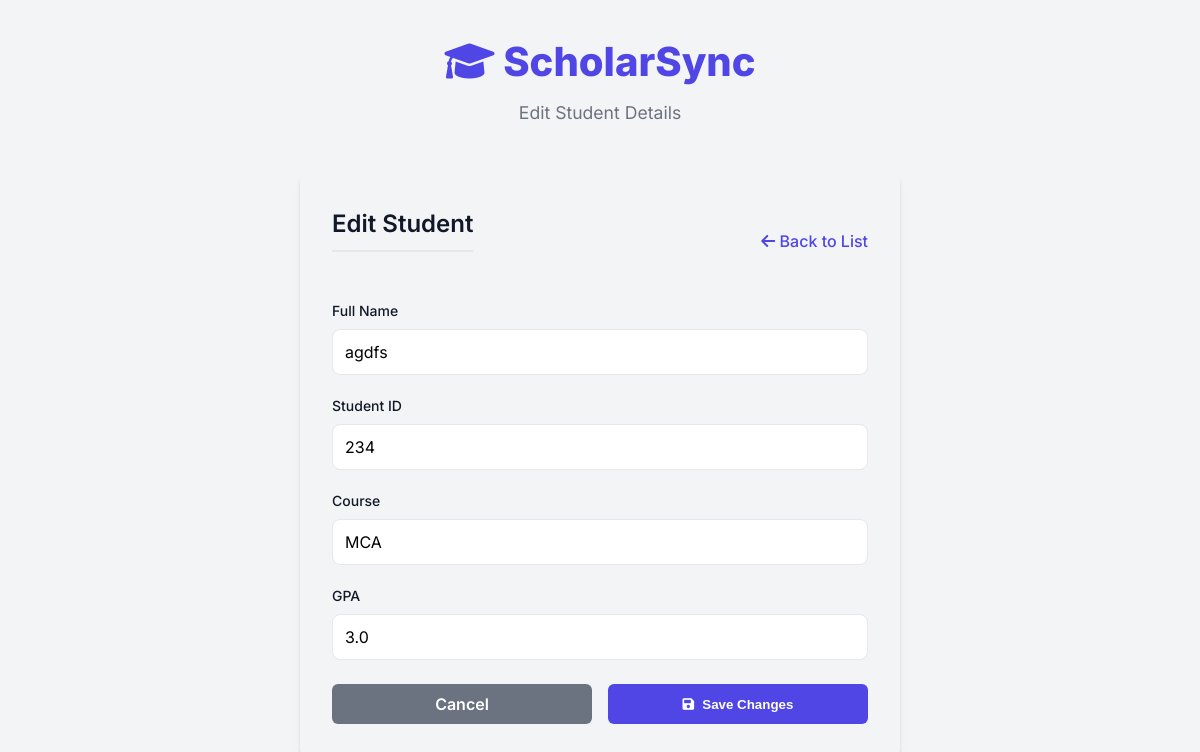
Screenshot of /edit/5 with the database file from the repository.
### students/models.py (models this page shows, shortened)
class Student(models.Model):
    sname = models.CharField(max_length=15)
    sid = models.IntegerField()
    course = models.CharField(max_length=15)
    gpa = models.FloatField()

### students/views.py (the view, shortened to what this page needs)
# urls.py: path('edit/<int:id>',views.edit,name='edit'),
def edit(request,id):
    student = Student.objects.get(id = id)
    return render(request,"students/edit.html",{"student":student })

### students/templates/students/edit.html (shortened to what this page needs)
<!DOCTYPE html>
<html lang="en">
<head>
    {% load static %}
  <link rel="stylesheet" href="{% static 'students/css/homepage.css' %}">
    <link rel="stylesheet" href="https://cdnjs.cloudflare.com/ajax/libs/font-awesome/6.0.0/css/all.min.css">
</head>
<body>
    <div class="container">
        <header>
            <h1><i class="fas fa-graduation-cap"></i> ScholarSync</h1>
            <p>Edit Student Details</p>
        </header>
        <main>
            <section class="add-student-section" style="max-width: 600px; margin: 0 auto;">
                <div style="display: flex; justify-content: space-between; align-items: center; margin-bottom: 1.5rem;">
                    <h2>Edit Student</h2>
                    <a href="{% url 'home' %}" style="color: var(--primary-color); text-decoration: none; font-weight: 500;">
                        <i class="fas fa-arrow-left"></i> Back to List
                    </a>
                </div>
                <form id="edit-student-form" method="POST" action="{% url 'edit' student.id %}">
                    <div class="form-group">
                        <label for="name">Full Name</label>
                        <input type="text" id="name" name="name" value="{{ student.sname }}" required>
                    </div>
                    <div class="form-group">
                        <label for="student-id">Student ID</label>
                        <input type="text" id="sid" name="sid" value="{{ student.sid }}" required>
                    </div>
                    <div class="form-group">
                        <label for="class">Course</label>
                        <input type="text" id="class" name="course" value="{{ student.course }}" required>
                    </div>
                    <div class="form-group">
                        <label for="gpa">GPA</label>
                        <input type="number" id="gpa" name="gpa" step="0.1" min="0" max="4" value="{{ student.gpa   }}" required>
                    </div>
                    <div style="display: flex; gap: 1rem; margin-top: 1.5rem;">
                        <a href="{% url 'home' %}" class="btn-primary"
                            style="background-color: var(--text-secondary); text-decoration: none; text-align: center;">Cancel</a>
                        <button type="submit" class="btn-primary">
                            <i class="fas fa-save"></i> Save Changes
                        </button>
                    </div>
                </form>
            </section>
        </main>
    </div>
</body>
</html>

### students/static/students/css/homepage.css (style rules this page uses)
:root { --primary-color: #4f46e5; --primary-hover: #4338ca; --secondary-color: #10b981; --danger-color: #ef4444; --background-color: #f3f4f6; --card-bg: #ffffff; --text-primary: #111827; --text-secondary: #6b7280; --border-color: #e5e7eb; --shadow-sm: 0 1px 2px 0 rgba(0, 0, 0, 0.05); --shadow-md: 0 4px 6px -1px rgba(0, 0, 0, 0.1), 0 2px 4px -1px rgba(0, 0, 0, 0.06); --radius: 0.5rem; }
* { margin: 0; padding: 0; box-sizing: border-box; }
body { font-family: 'Inter', sans-serif; background-color: var(--background-color); color: var(--text-primary); line-height: 1.5; -webkit-font-smoothing: antialiased; }
.container { max-width: 1200px; margin: 0 auto; padding: 2rem; }
header { text-align: center; margin-bottom: 3rem; }
header h1 { font-size: 2.5rem; font-weight: 800; color: var(--primary-color); margin-bottom: 0.5rem; }
header p { color: var(--text-secondary); font-size: 1.1rem; }
main { display: grid; grid-template-columns: 1fr; gap: 2rem; }
@media (min-width: 768px) { main { grid-template-columns: 250px 1fr; } }
section { max-width: 100%; margin: 0 auto; padding: 2rem; border-radius: var(--radius); box-shadow: var(--shadow-md); height: fit-content; grid-column: 1 / -1; width: 100%; }
section h2 { font-size: 1.5rem; font-weight: 600; margin-bottom: 1.5rem; padding-bottom: 0.5rem; border-bottom: 2px solid var(--border-color); color: var(--text-primary); }
.form-group { margin-bottom: 1.25rem; }
label { display: block; font-size: 0.875rem; font-weight: 500; margin-bottom: 0.5rem; color: var(--text-primary); }
input { width: 100%; padding: 0.75rem; border: 1px solid var(--border-color); border-radius: var(--radius); font-family: inherit; font-size: 1rem; transition: all 0.2s; }
.btn-primary { width: 100%; padding: 0.75rem; background-color: var(--primary-color); color: white; border: none; border-radius: var(--radius); font-weight: 600; cursor: pointer; transition: background-color 0.2s; display: flex; align-items: center; justify-content: center; gap: 0.5rem; }
.btn-primary { height: 40px; padding: 0 20px; background-color: #4f46e5; color: white; border: none; border-radius: 6px; cursor: pointer; }

### rows the page displays
Student: name "agdfs", sid "234", course "MCA", gpa "3.0"
